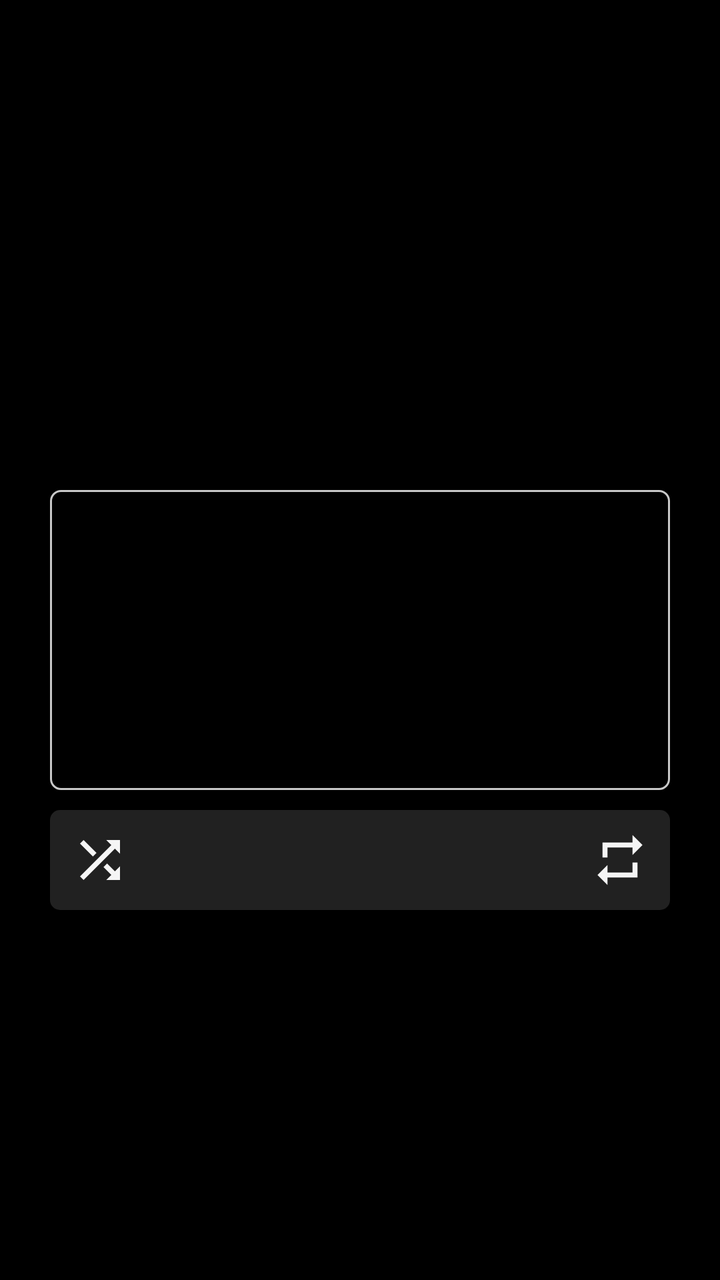
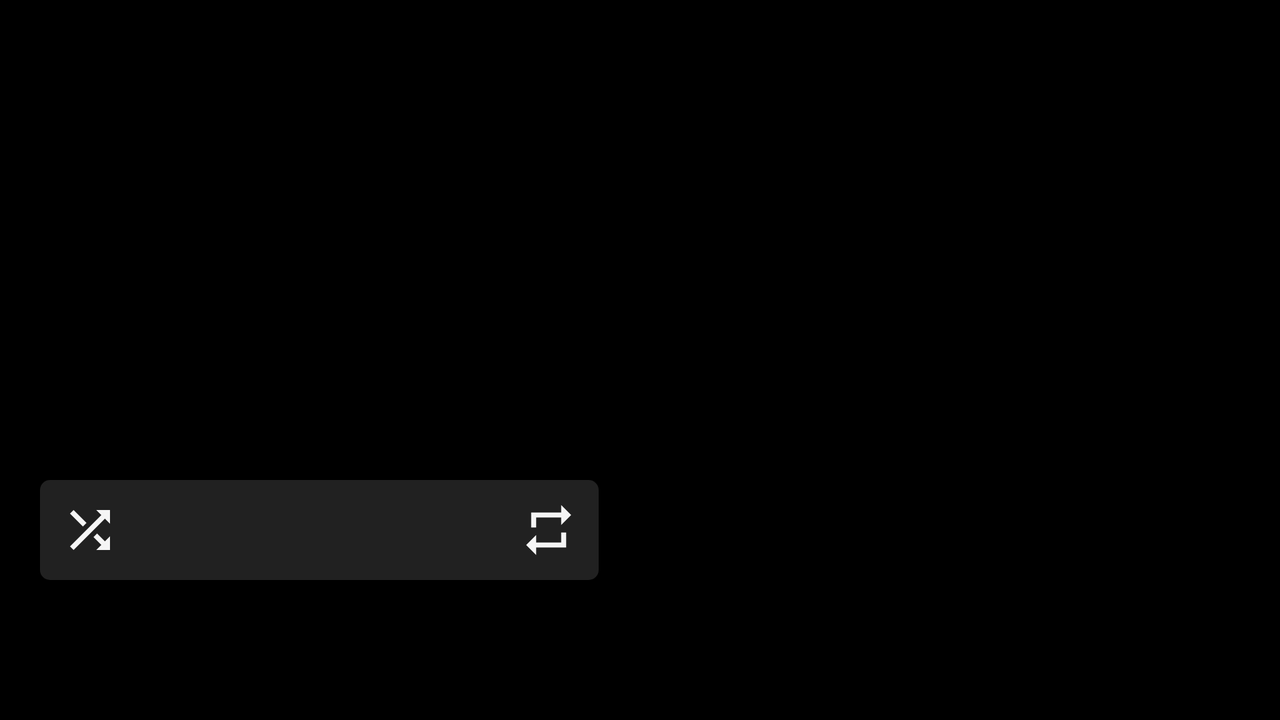

An Android layout and its configuration variant, each rendered on a device that would load it. The default file and the variant file are quoted in full after the pictures.
<!-- AndroidManifest.xml: application theme AppTheme -->
<!-- res/layout/fragment_pager.xml -->
<?xml version="1.0" encoding="utf-8"?>
<RelativeLayout
    xmlns:android="http://schemas.android.com/apk/res/android"
    android:layout_width="match_parent"
    android:layout_height="match_parent"
    android:background="@color/black">

    <androidx.viewpager.widget.ViewPager
        android:id="@+id/nowPlayingViewPager"
        android:layout_width="match_parent"
        android:layout_height="match_parent"/>
    
        
        
        
        
        

    
    <RelativeLayout
        android:id="@+id/nowplayingArtHolder"
        android:layout_width="match_parent"
        android:layout_height="150dp"
        android:layout_marginEnd="50dp"
        android:layout_centerInParent="true"
        android:clipChildren="true"
        android:background="@drawable/now_playing_art_shape">
        <ImageView
            android:id="@+id/foregroundAlbumArt"
            android:layout_width="match_parent"
            android:layout_height="match_parent" />

        <com.rigid.powertunes.Seekbars.NowPlayingSeekbar
            android:id="@+id/nowPlayingSeekBar"
            android:layout_width="match_parent"
            android:layout_height="match_parent"
            style="@style/NowPlayingProgressStyle"
            android:thumb="@drawable/custom_thumb"
            android:progress="20"
            android:paddingStart="0dp"
            android:paddingEnd="0dp"
            android:indeterminate="false"
            android:visibility="gone"
            android:progressTint="#000000"
            android:alpha="0.5" />
        <TextView
            android:id="@+id/nowPlayingElapsedTime"
            android:layout_width="wrap_content"
            android:layout_height="wrap_content"
            android:textSize="20sp"
            android:layout_marginStart="10dp"
            android:layout_alignParentStart="true"
            android:layout_alignParentBottom="true"
            android:background="@drawable/nowplaying_card_shape"
            android:backgroundTint="@color/blackAlpha"
            android:textColor="@color/white"
            android:paddingStart="5dp"
            android:paddingEnd="5dp"
            android:layout_marginBottom="10dp"
            android:visibility="gone"
            />
        <TextView
            android:id="@+id/nowplayingDuration"
            android:layout_width="wrap_content"
            android:layout_height="wrap_content"
            android:layout_gravity="center"
            android:layout_marginEnd="10dp"
            android:layout_alignParentEnd="true"
            android:layout_alignParentBottom="true"
            android:background="@drawable/nowplaying_card_shape"
            android:backgroundTint="@color/blackAlpha"
            android:paddingStart="5dp"
            android:paddingEnd="5dp"
            android:textColor="@color/white"
            android:textSize="20sp"
            android:layout_marginBottom="10dp"
            android:visibility="gone"
            />

    </RelativeLayout>
    <RelativeLayout
        android:id="@+id/nowPlayingControlsHolder"
        android:layout_width="match_parent"
        android:layout_height="50dp"
        android:layout_below="@id/nowplayingArtHolder"
        android:background="@drawable/nowplaying_card_shape"
        android:backgroundTint="@color/blackAlpha"
        android:layout_marginTop="10dp"
        android:clickable="true"
        android:layout_alignStart="@id/nowplayingArtHolder"
        android:layout_alignEnd="@id/nowplayingArtHolder">

        <ImageView
            android:id="@+id/nowPlayingShuffle"
            android:layout_width="50dp"
            android:layout_height="match_parent"
            android:padding="10dp"
            android:src="@drawable/ic_shuffle_black"
            android:background="@drawable/button_highlight"
            android:layout_alignParentStart="true" />
        <FrameLayout
            android:id="@+id/nowPlayingRepeatHolder"
            android:layout_width="50dp"
            android:layout_height="match_parent"
            android:layout_alignParentEnd="true"
            android:background="@drawable/button_highlight">
            <ImageView
                android:id="@+id/nowPlayingRepeat"
                android:layout_width="50dp"
                android:layout_height="match_parent"
                android:padding="10dp"
                android:src="@drawable/ic_repeat_black_24dp" />
            <ImageView
                android:id="@+id/nowPlayingRepeatOne"
                android:layout_width="50dp"
                android:layout_height="match_parent"
                android:padding="10dp"
                android:visibility="gone"
                android:src="@drawable/ic_repeat_one_24dp"
                />

        </FrameLayout>
        <FrameLayout
            android:id="@+id/nowPlayingPlayPauseHolder"
            android:layout_width="50dp"
            android:layout_height="match_parent"
            android:layout_centerInParent="true"
            >
            <ImageView
                android:id="@+id/nowPlayingPlayBtn"
                android:layout_width="match_parent"
                android:layout_height="match_parent"
                android:background="@drawable/button_highlight"
                android:src="@drawable/ic_play"
                android:visibility="gone"/>
            <ImageView
                android:id="@+id/nowPlayingPauseBtn"
                android:layout_width="match_parent"
                android:layout_height="match_parent"
                android:background="@drawable/button_highlight"
                android:src="@drawable/ic_pause"
                android:visibility="visible"/>
        </FrameLayout>
    </RelativeLayout>

</RelativeLayout>
<!-- resources referenced by this layout -->
<resources>
  <color name="black">#000000</color>
  <color name="blackAlpha">#212121</color>
  <color name="white">#ffffff</color>
  <!-- drawable custom_thumb (drawable) -->
  <?xml version="1.0" encoding="utf-8"?>
  <shape
      xmlns:android="http://schemas.android.com/apk/res/android"
      android:shape="ring"
      android:innerRadius="0dp"
      android:tint="@color/whiteAlpha"
      android:thickness="100dp"
      android:useLevel="false">
  
  </shape>
  <!-- drawable ic_play (drawable) -->
  <vector xmlns:android="http://schemas.android.com/apk/res/android"
          android:width="24dp"
          android:height="24dp"
          android:viewportWidth="24.0"
          android:viewportHeight="24.0">
      <path
          android:fillColor="#FFFFFF"
          android:pathData="M8,5,v14,l11,-7z"/>
  </vector>
  <!-- drawable ic_repeat_black_24dp (drawable) -->
  <vector xmlns:android="http://schemas.android.com/apk/res/android"
          android:width="24dp"
          android:height="24dp"
          android:viewportWidth="24.0"
          android:viewportHeight="24.0">
      <path
          android:fillColor="@color/alphabet_background_color"
          android:pathData="M7,7h10v3l4,-4 -4,-4v3L5,5v6h2L7,7zM17,17L7,17v-3l-4,4 4,4v-3h12v-6h-2v4z"/>
  </vector>
  <!-- drawable ic_shuffle_black (drawable) -->
  <vector xmlns:android="http://schemas.android.com/apk/res/android"
          android:width="24dp"
          android:height="24dp"
          android:viewportWidth="24.0"
          android:viewportHeight="24.0">
      <path
          android:fillColor="@color/alphabet_background_color"
          android:pathData="M10.59,9.17L5.41,4 4,5.41l5.17,5.17 1.42,-1.41zM14.5,4l2.04,2.04L4,18.59 5.41,20 17.96,7.46 20,9.5L20,4h-5.5zM14.83,13.41l-1.41,1.41 3.13,3.13L14.5,20L20,20v-5.5l-2.04,2.04 -3.13,-3.13z"/>
  </vector>
  <!-- drawable now_playing_art_shape (drawable) -->
  <?xml version="1.0" encoding="utf-8"?>
  <shape xmlns:android="http://schemas.android.com/apk/res/android"
      android:shape="rectangle">
      <corners android:radius="@dimen/round_edges_dimen" />
      <stroke android:color="@color/whiteAlpha"
          android:width="1dp"/>
  </shape>
  <!-- drawable nowplaying_card_shape (drawable) -->
  <?xml version="1.0" encoding="utf-8"?>
  <shape xmlns:android="http://schemas.android.com/apk/res/android"
      android:shape="rectangle">
      <corners android:radius="@dimen/round_edges_dimen" />
  </shape>
  <style name="NowPlayingProgressStyle" parent="Widget.AppCompat.SeekBar">
          <item name="android:progressDrawable">@drawable/nowplaying_progress</item>
      </style>
  <style name="AppTheme" parent="Theme.AppCompat.Light.NoActionBar">
          
          <item name="colorPrimary">@color/blackAlpha</item>
          <item name="colorPrimaryDark">@color/colorPrimaryDark</item>
          <item name="colorAccent">@color/colorAccent</item>
          <item name="android:statusBarColor">@color/blackAlpha</item>
          <item name="android:dialogTheme">@style/CustomDialog</item>
      </style>
  <color name="selection">#8cffffff</color>
  <dimen name="round_edges_dimen">5dp</dimen>
  <color name="whiteAlpha">#c8ffffff</color>
  <color name="alphabet_background_color">#F5F5F5</color>
  <color name="colorPrimaryDark">#303F9F</color>
  <color name="colorAccent">#c8ffffff</color>
  <style name="CustomDialog" parent="@style/Theme.AppCompat.Light.Dialog">
          <item name="android:windowNoTitle">false</item>
          <item name="android:windowCloseOnTouchOutside">true</item>
      </style>
</resources>
<!-- res/layout-land/fragment_pager.xml (the repository's variant of the layout above) -->
<!-- drawn on the phone turned sideways -->
<?xml version="1.0" encoding="utf-8"?>
<RelativeLayout
    xmlns:android="http://schemas.android.com/apk/res/android"
    android:layout_width="match_parent"
    android:layout_height="match_parent"
    android:background="@color/black">

    <androidx.viewpager.widget.ViewPager
        xmlns:android="http://schemas.android.com/apk/res/android"
        android:id="@+id/nowPlayingViewPager"
        android:layout_width="match_parent"
        android:layout_height="match_parent"/>
    <View
        android:id="@+id/disableTouch"
        android:layout_width="match_parent"
        android:layout_height="match_parent"
        android:clickable="true"
        android:visibility="visible"/>

    <RelativeLayout
        android:layout_width="match_parent"
        android:layout_height="wrap_content"
        android:layout_marginBottom="10dp"
        android:layout_marginStart="20dp"
        android:layout_above="@id/nowplayingArtHolder"
        android:layout_alignEnd="@id/nowplayingArtHolder"
        >
        <TextView
            android:id="@+id/nowPlayingElapsedTime"
            android:layout_width="wrap_content"
            android:layout_height="wrap_content"
            android:textSize="20sp"
            android:background="@drawable/nowplaying_card_shape"
            android:backgroundTint="@color/blackAlpha"
            android:layout_alignParentStart="true"
            android:paddingStart="5dp"
            android:paddingEnd="5dp"
            android:textColor="@color/white"
            android:visibility="gone"
            />
        <TextView
            android:id="@+id/nowplayingDuration"
            android:layout_width="wrap_content"
            android:layout_height="wrap_content"
            android:layout_gravity="center"
            android:layout_alignParentEnd="true"
            android:textColor="@color/white"
            android:background="@drawable/nowplaying_card_shape"
            android:backgroundTint="@color/blackAlpha"
            android:paddingStart="5dp"
            android:paddingEnd="5dp"
            android:textSize="20sp"
            android:visibility="gone"
            />
    </RelativeLayout>

    
    <RelativeLayout
        android:id="@+id/nowplayingArtHolder"
        android:layout_width="match_parent"
        android:layout_height="100dp"
        android:layout_marginEnd="20dp"
        android:layout_marginStart="20dp"
        android:layout_alignParentStart="true"
        android:layout_centerInParent="true"
        android:layout_toStartOf="@id/nowPlayingInvisibleCenterLine"
        android:clipChildren="true"
        android:background="@drawable/nowplaying_card_shape">
        <ImageView
            android:id="@+id/foregroundAlbumArt"
            android:layout_width="match_parent"
            android:layout_height="match_parent"
            />

        <com.rigid.powertunes.Seekbars.NowPlayingSeekbar
            android:id="@+id/nowPlayingSeekBar"
            android:layout_width="match_parent"
            android:layout_height="match_parent"
            style="@style/NowPlayingProgressStyle"
            android:thumb="@drawable/custom_thumb"
            android:progress="20"
            android:paddingStart="0dp"
            android:paddingEnd="0dp"
            android:indeterminate="false"
            android:visibility="gone"
            android:progressTint="#000000"
            android:alpha="0.5" />

    </RelativeLayout>

    <RelativeLayout
        android:id="@+id/nowPlayingControlsHolder"
        android:layout_width="match_parent"
        android:layout_height="50dp"
        android:layout_below="@id/nowplayingArtHolder"
        android:layout_marginTop="10dp"
        android:layout_marginStart="20dp"
        android:clickable="true"
        android:background="@drawable/nowplaying_card_shape"
        android:backgroundTint="@color/blackAlpha"
        android:layout_alignEnd="@id/nowplayingArtHolder"
        >

        <ImageView
            android:id="@+id/nowPlayingShuffle"
            android:layout_width="50dp"
            android:layout_height="match_parent"
            android:layout_alignParentStart="true"
            android:layout_centerVertical="true"
            android:padding="10dp"
            android:src="@drawable/ic_shuffle_black" />
        <FrameLayout
            android:id="@+id/nowPlayingRepeatHolder"
            android:layout_width="50dp"
            android:layout_height="match_parent"
            android:layout_alignParentEnd="true"
            android:layout_centerVertical="true"
            android:background="@drawable/button_highlight">
            <ImageView
                android:id="@+id/nowPlayingRepeat"
                android:layout_width="50dp"
                android:layout_height="match_parent"
                android:padding="10dp"
                android:src="@drawable/ic_repeat_black_24dp" />
            <ImageView
                android:id="@+id/nowPlayingRepeatOne"
                android:layout_width="50dp"
                android:layout_height="match_parent"
                android:padding="10dp"
                android:visibility="gone"
                android:src="@drawable/ic_repeat_one_24dp"
                />
        </FrameLayout>

        <FrameLayout
            android:id="@+id/nowPlayingPlayPauseHolder"
            android:layout_width="50dp"
            android:layout_height="match_parent"
            android:layout_centerInParent="true"
            >
            <ImageView
                android:id="@+id/nowPlayingPlayBtn"
                android:layout_width="match_parent"
                android:layout_height="match_parent"
                android:background="@drawable/button_highlight"
                android:src="@drawable/ic_play"
                android:visibility="gone"/>
            <ImageView
                android:id="@+id/nowPlayingPauseBtn"
                android:layout_width="match_parent"
                android:layout_height="match_parent"
                android:background="@drawable/button_highlight"
                android:src="@drawable/ic_pause"
                android:visibility="visible"/>
        </FrameLayout>
    </RelativeLayout>
    <View
        android:id="@+id/nowPlayingInvisibleCenterLine"
        android:layout_width="1dp"
        android:layout_height="match_parent"
        android:layout_centerInParent="true"
        android:visibility="invisible"
        />
</RelativeLayout>
<!-- resources referenced by the variant -->
<!-- as the phone turned sideways resolves them -->
<resources>
  <color name="black">#000000</color>
  <color name="blackAlpha">#212121</color>
  <color name="white">#ffffff</color>
  <!-- drawable custom_thumb (drawable) -->
  <?xml version="1.0" encoding="utf-8"?>
  <shape
      xmlns:android="http://schemas.android.com/apk/res/android"
      android:shape="ring"
      android:innerRadius="0dp"
      android:tint="@color/whiteAlpha"
      android:thickness="100dp"
      android:useLevel="false">
  
  </shape>
  <!-- drawable ic_play (drawable) -->
  <vector xmlns:android="http://schemas.android.com/apk/res/android"
          android:width="24dp"
          android:height="24dp"
          android:viewportWidth="24.0"
          android:viewportHeight="24.0">
      <path
          android:fillColor="#FFFFFF"
          android:pathData="M8,5,v14,l11,-7z"/>
  </vector>
  <!-- drawable ic_repeat_black_24dp (drawable) -->
  <vector xmlns:android="http://schemas.android.com/apk/res/android"
          android:width="24dp"
          android:height="24dp"
          android:viewportWidth="24.0"
          android:viewportHeight="24.0">
      <path
          android:fillColor="@color/alphabet_background_color"
          android:pathData="M7,7h10v3l4,-4 -4,-4v3L5,5v6h2L7,7zM17,17L7,17v-3l-4,4 4,4v-3h12v-6h-2v4z"/>
  </vector>
  <!-- drawable ic_shuffle_black (drawable) -->
  <vector xmlns:android="http://schemas.android.com/apk/res/android"
          android:width="24dp"
          android:height="24dp"
          android:viewportWidth="24.0"
          android:viewportHeight="24.0">
      <path
          android:fillColor="@color/alphabet_background_color"
          android:pathData="M10.59,9.17L5.41,4 4,5.41l5.17,5.17 1.42,-1.41zM14.5,4l2.04,2.04L4,18.59 5.41,20 17.96,7.46 20,9.5L20,4h-5.5zM14.83,13.41l-1.41,1.41 3.13,3.13L14.5,20L20,20v-5.5l-2.04,2.04 -3.13,-3.13z"/>
  </vector>
  <!-- drawable nowplaying_card_shape (drawable) -->
  <?xml version="1.0" encoding="utf-8"?>
  <shape xmlns:android="http://schemas.android.com/apk/res/android"
      android:shape="rectangle">
      <corners android:radius="@dimen/round_edges_dimen" />
  </shape>
  <style name="NowPlayingProgressStyle" parent="Widget.AppCompat.SeekBar">
          <item name="android:progressDrawable">@drawable/nowplaying_progress</item>
      </style>
  <style name="AppTheme" parent="Theme.AppCompat.Light.NoActionBar">
          
          <item name="colorPrimary">@color/blackAlpha</item>
          <item name="colorPrimaryDark">@color/colorPrimaryDark</item>
          <item name="colorAccent">@color/colorAccent</item>
          <item name="android:statusBarColor">@color/blackAlpha</item>
          <item name="android:dialogTheme">@style/CustomDialog</item>
      </style>
  <color name="selection">#8cffffff</color>
  <dimen name="round_edges_dimen">5dp</dimen>
  <color name="whiteAlpha">#c8ffffff</color>
  <color name="alphabet_background_color">#F5F5F5</color>
  <color name="colorPrimaryDark">#303F9F</color>
  <color name="colorAccent">#c8ffffff</color>
  <style name="CustomDialog" parent="@style/Theme.AppCompat.Light.Dialog">
          <item name="android:windowNoTitle">false</item>
          <item name="android:windowCloseOnTouchOutside">true</item>
      </style>
</resources>
